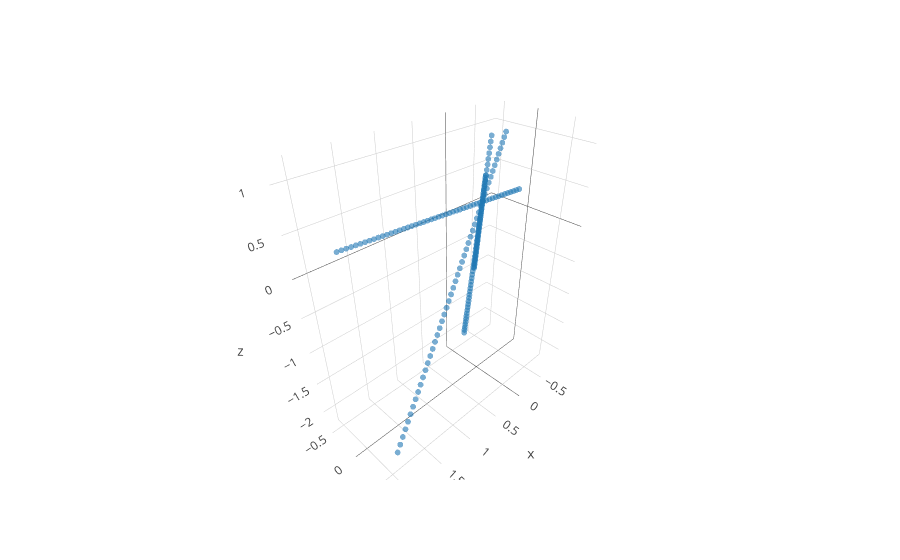

Notebook code cell kept with this figure:
### Code cell
## Plot vector PCA
fig_data= [go.Scatter3d(
        x = features[:,0],
        y = features[:,1],
        z = features[:,2],
        type='scatter3d',
        mode= "markers",
        text= ['a: {}; b: {}, L: {}; index = {}'.format(background_1[k,0],background_1[k,1],background_1[k,2], k) for k in range(background_1.shape[0])],
        marker= {
        'line': {'width': 0},
        'size': 2,
        'symbol': 'circle',
      "opacity": .6
      }
    )]


layout = go.Layout(
    margin=dict(
        l=0,
        r=0,
        b=0,
        t=0
    )
)

fig = go.Figure(data=fig_data)
iplot(fig)

### Figure 1 — Plotly figure (JSON) as saved in the notebook; plotly's stock layout.template omitted (floating-point values rounded to 4 significant figures; data arrays with more than 128 entries replaced by an {"elided": "..."} marker saying what was removed)
{"data": [{"marker": {"line": {"width": 0}, "opacity": 0.6, "size": 2, "symbol": "circle"}, "mode": "markers", "text": {"elided": "4000 str values"}, "type": "scatter3d", "x": {"elided": "200 float values"}, "y": {"elided": "200 float values"}, "z": {"elided": "200 float values"}}], "layout": {}}
